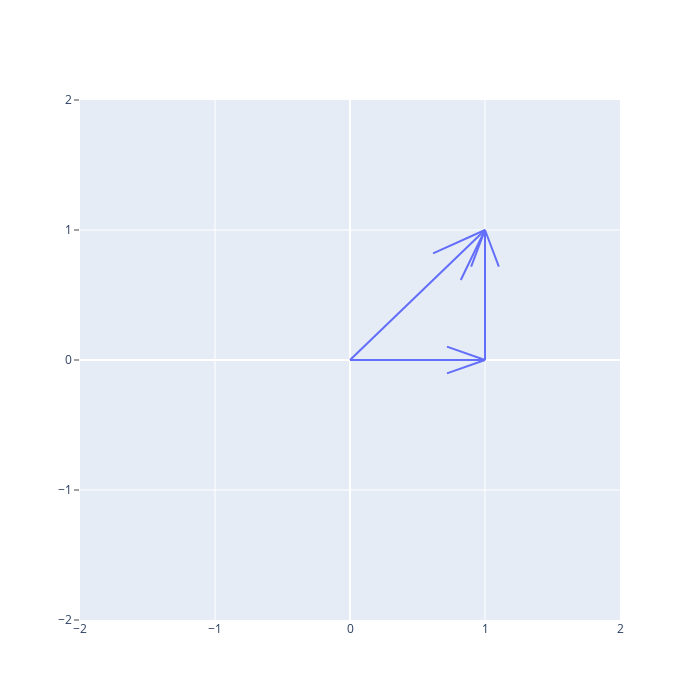

Notebook cell for this chart:
### Markdown cell above
##### Exercise:

In a the new code cell below, create a list of vectors (either as tuples of coordinates, or as NumPy arrays), and plot them. The default tail position is the origin. Then create a list of tail positions, and plot the same vectors again at these positions.

### Code cell
layout=go.Layout(xaxis=dict(range=[-2,2],dtick=1),
yaxis=dict(range=[-2,2],dtick=1, ticks='outside'),
width=700, height=700)

a = np.array((0,1))
b = np.array((1,0))
print(a+b)

v=np.array([a,b,a+b])
x, y = [1,0,0], [0,0,0]
fig= ff.create_quiver(x, y, v[:,0], v[:,1], scale=1)
fig.layout.update(layout)
iplot(fig)

### Figure 1 — Plotly figure (JSON) as saved in the notebook; plotly's stock layout.template omitted (floating-point values rounded to 4 significant figures)
{"data": [{"mode": "lines", "type": "scatter", "x": [1, 1, null, 0, 1, null, 0, 1, null, 1.103, 1, 0.8974, null, 0.7181, 1, 0.7181, null, 0.8207, 1, 0.6155, null], "y": [0, 1, null, 0, 0, null, 0, 1, null, 0.7181, 1, 0.7181, null, -0.1026, 0, 0.1026, null, 0.6155, 1, 0.8207, null]}], "layout": {"height": 700, "hovermode": "closest", "width": 700, "xaxis": {"dtick": 1, "range": [-2, 2]}, "yaxis": {"dtick": 1, "range": [-2, 2], "ticks": "outside"}}}
